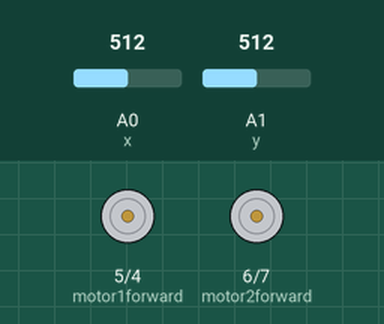
This sketch was run on a simulated Arduino Uno, built with avr-gcc and run on an emulated ATmega328P. Parts: motor-driver pin pairs drawn as motors (green arrow = first pin HIGH = forward, orange = second pin HIGH = backward, longer = more drive). The test bench sets the inputs (shaded band); at power-on: A0 (x) = 512, A1 (y) = 512.

Above: at 1.2 s.
1.3 s: A0 (x) set to 0
At 1.9 s:
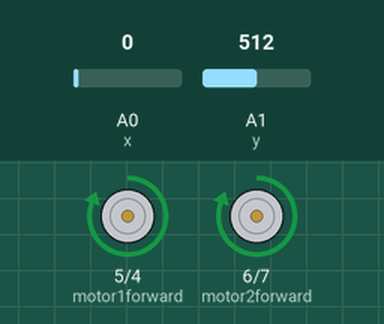
2.8 s: A1 (y) set to 0
At 3.1 s:
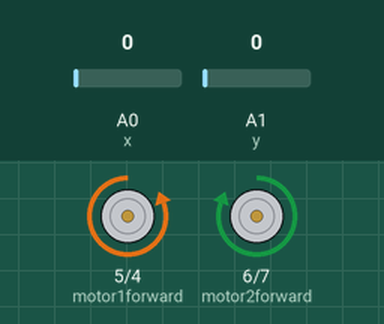
4.3 s: A1 (y) set to 1023
At 5.4 s:
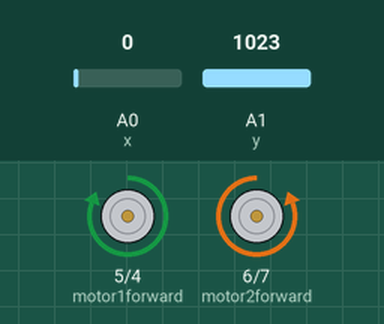
5.8 s: A1 (y) set to 1015
At 6.6 s:
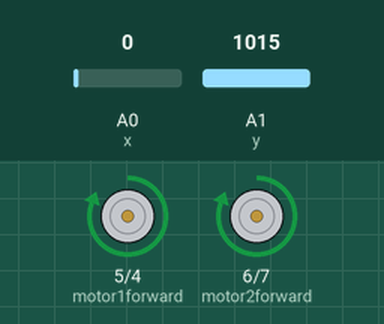
7.3 s: A0 (x) set to 1023
At 7.7 s:
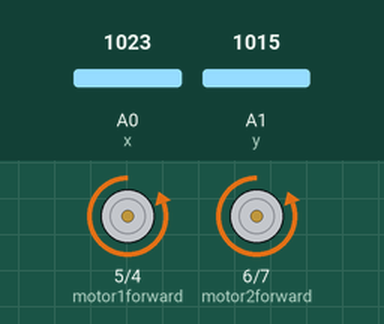
8.8 s: A0 (x) set to 1006
At 10.1 s:
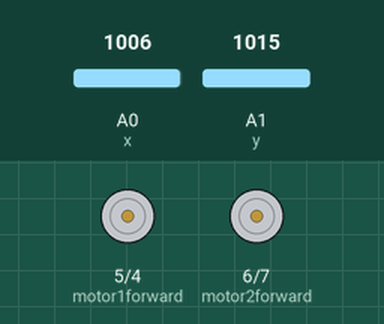
Timing chart, 0 to 11.3 s (numbered marks = the images above; inputs shaded):
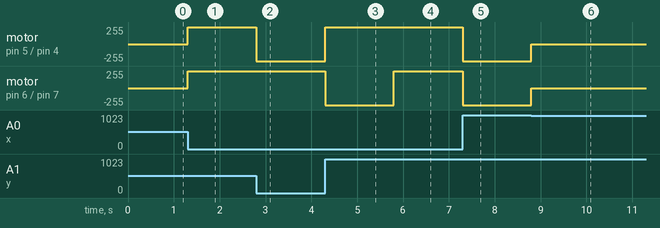

Measured:
- the behaviour switches between 1023 and 1022 on A1 (y) (found by bisection; images 3 and 4)
- the behaviour switches between 1023 and 1022 on A0 (x) (found by bisection; images 5 and 6)
- after the input at 1.3 s, motor on pin 5 (motor1forward) / pin 4 (motor1back), motor on pin 6 (motor2forward) / pin 7 (motor2back): stopped → forward 255/255 at once
- after the input at 2.8 s, motor on pin 5 (motor1forward) / pin 4 (motor1back): forward 255/255 → backward 255/255 at once
- after the input at 4.3 s, motor on pin 5 (motor1forward) / pin 4 (motor1back): backward 255/255 → forward 255/255 at once; motor on pin 6 (motor2forward) / pin 7 (motor2back): forward 255/255 → backward 255/255 at once
- after the input at 5.8 s, motor on pin 6 (motor2forward) / pin 7 (motor2back): backward 255/255 → forward 255/255 at once
- after the input at 7.3 s, motor on pin 5 (motor1forward) / pin 4 (motor1back), motor on pin 6 (motor2forward) / pin 7 (motor2back): forward 255/255 → backward 255/255 at once
- after the input at 8.8 s, motor on pin 5 (motor1forward) / pin 4 (motor1back), motor on pin 6 (motor2forward) / pin 7 (motor2back): backward 255/255 → stopped at once

The sketch:

Code.ino
```cpp
/*This sketch shows you how to make a joystick controlled car using Arduino.
 *
 * Components
 * ----------
 * Arduino uno, L298N, joystick, chassis, wheels, 2 Motors, 2 9V batteries, battery connectors and jumper
 * wires
 *
 * This sketch is created by Anuj Karnik.
 **********************************************************************************************************************/


int x = A0;
int y = A1;

int motor1back = 4;
int motor1forward = 5;
int motor2forward = 6;
int motor2back = 7;

void setup() {
  pinMode(motor1forward, OUTPUT);
  pinMode(motor1back, OUTPUT);
  pinMode(motor2forward, OUTPUT);
  pinMode(motor2back, OUTPUT);

  pinMode(x, INPUT);
  pinMode(y, INPUT);
}

void loop() {
  int yValue = analogRead(y);
  int xValue = analogRead(x);

  if (yValue == 0) {
    digitalWrite(motor1back, HIGH); // right turn
    digitalWrite(motor2back, LOW);
    digitalWrite(motor1forward, LOW);
    digitalWrite(motor2forward, HIGH );
  }
  else if (yValue == 1023) {
    digitalWrite(motor1forward, HIGH); // left turn
    digitalWrite(motor2forward, LOW);
    digitalWrite(motor1back, LOW);
    digitalWrite(motor2back, HIGH);
  }
  else if (xValue == 0) {
    digitalWrite(motor1back, LOW); // go forward
    digitalWrite(motor2forward, HIGH);
    digitalWrite(motor1forward, HIGH);
    digitalWrite(motor2back, LOW);
  }
  else if (xValue == 1023) {
    digitalWrite(motor1forward, LOW); // go back
    digitalWrite(motor2back, HIGH);
    digitalWrite(motor1back, HIGH);
    digitalWrite(motor2forward, LOW);
  }
  else {
    digitalWrite(motor1forward, LOW); //stop
    digitalWrite(motor2back, LOW);
    digitalWrite(motor1back, LOW);
    digitalWrite(motor2forward, LOW);
  }
}
```
